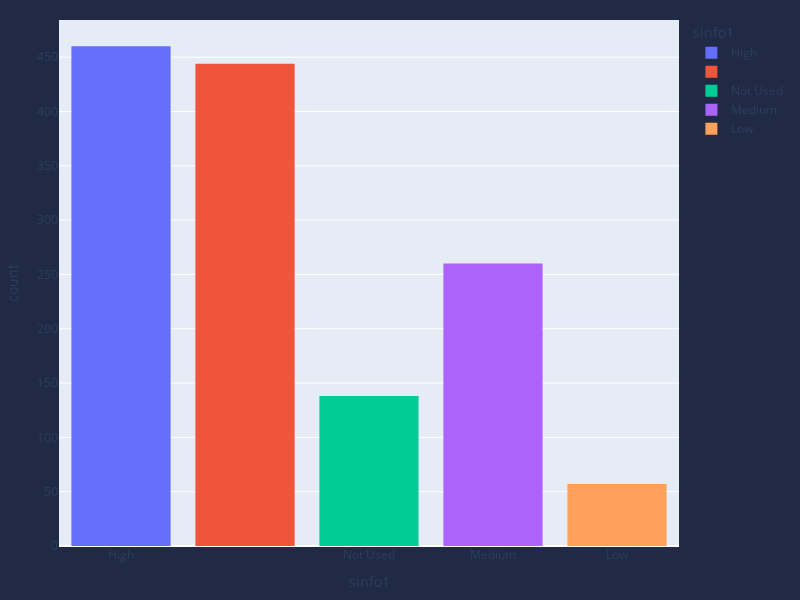

Write notebook code for a chart like this one.
### Code cell
fig = px.histogram(df6, x="sinfo1", color="sinfo1",width=800, height=600)
fig.update_layout(margin= dict(l=20, r=20, t=20, b=20),paper_bgcolor="#202A44")
fig.show()

### Figure 1 — Plotly figure (JSON) as saved in the notebook; plotly's stock layout.template omitted (floating-point values rounded to 4 significant figures; data arrays with more than 128 entries replaced by an {"elided": "..."} marker saying what was removed)
{"data": [{"alignmentgroup": "True", "bingroup": "x", "hovertemplate": "sinfo1=%{x}<br>count=%{y}<extra></extra>", "legendgroup": "High", "marker": {"color": "#636efa", "pattern": {"shape": ""}}, "name": "High", "offsetgroup": "High", "orientation": "v", "showlegend": true, "type": "histogram", "x": {"elided": "460 str values"}, "xaxis": "x", "yaxis": "y"}, {"alignmentgroup": "True", "bingroup": "x", "hovertemplate": "sinfo1=%{x}<br>count=%{y}<extra></extra>", "legendgroup": " ", "marker": {"color": "#EF553B", "pattern": {"shape": ""}}, "name": " ", "offsetgroup": " ", "orientation": "v", "showlegend": true, "type": "histogram", "x": {"elided": "444 str values"}, "xaxis": "x", "yaxis": "y"}, {"alignmentgroup": "True", "bingroup": "x", "hovertemplate": "sinfo1=%{x}<br>count=%{y}<extra></extra>", "legendgroup": "Not Used", "marker": {"color": "#00cc96", "pattern": {"shape": ""}}, "name": "Not Used", "offsetgroup": "Not Used", "orientation": "v", "showlegend": true, "type": "histogram", "x": {"elided": "138 str values"}, "xaxis": "x", "yaxis": "y"}, {"alignmentgroup": "True", "bingroup": "x", "hovertemplate": "sinfo1=%{x}<br>count=%{y}<extra></extra>", "legendgroup": "Medium", "marker": {"color": "#ab63fa", "pattern": {"shape": ""}}, "name": "Medium", "offsetgroup": "Medium", "orientation": "v", "showlegend": true, "type": "histogram", "x": {"elided": "260 str values"}, "xaxis": "x", "yaxis": "y"}, {"alignmentgroup": "True", "bingroup": "x", "hovertemplate": "sinfo1=%{x}<br>count=%{y}<extra></extra>", "legendgroup": "Low", "marker": {"color": "#FFA15A", "pattern": {"shape": ""}}, "name": "Low", "offsetgroup": "Low", "orientation": "v", "showlegend": true, "type": "histogram", "x": ["Low", "Low", "Low", "Low", "Low", "Low", "Low", "Low", "Low", "Low", "Low", "Low", "Low", "Low", "Low", "Low", "Low", "Low", "Low", "Low", "Low", "Low", "Low", "Low", "Low", "Low", "Low", "Low", "Low", "Low", "Low", "Low", "Low", "Low", "Low", "Low", "Low", "Low", "Low", "Low", "Low", "Low", "Low", "Low", "Low", "Low", "Low", "Low", "Low", "Low", "Low", "Low", "Low", "Low", "Low", "Low", "Low"], "xaxis": "x", "yaxis": "y"}], "layout": {"barmode": "relative", "height": 600, "legend": {"title": {"text": "sinfo1"}, "tracegroupgap": 0}, "margin": {"b": 20, "l": 20, "r": 20, "t": 20}, "paper_bgcolor": "#202A44", "width": 800, "xaxis": {"anchor": "y", "categoryarray": ["High", " ", "Not Used", "Medium", "Low"], "categoryorder": "array", "domain": [0, 1], "title": {"text": "sinfo1"}}, "yaxis": {"anchor": "x", "domain": [0, 1], "title": {"text": "count"}}}}
